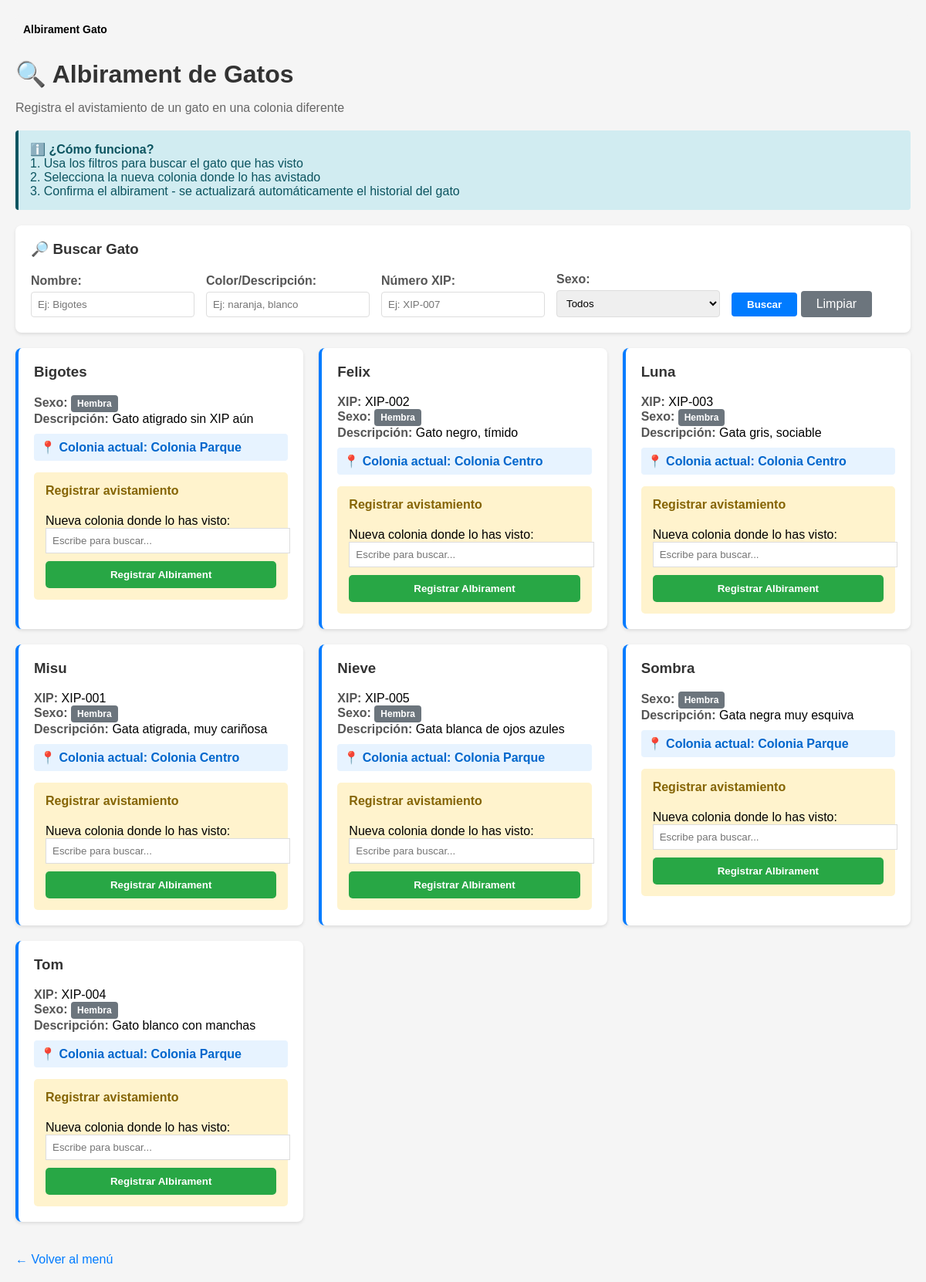
Page /BD249772780/albirament_gato.php (signed in) on the committed database.
### tables this page shows
CREATE TABLE HISTORIAL(
    idHistorial INT PRIMARY KEY AUTO_INCREMENT,
    fechaLlegada DATE NOT NULL,
    fechaIda DATE,
    idGato INT NOT NULL,
    idColonia INT NOT NULL,
    CONSTRAINT FK_historial_gato
        FOREIGN KEY (idGato) REFERENCES GATO(idGato),
    CONSTRAINT FK_historial_colonia
        FOREIGN KEY (idColonia) REFERENCES COLONIA_FELINA(idColonia)
);

CREATE TABLE GATO(
    idGato INT PRIMARY KEY AUTO_INCREMENT,
    numXIP VARCHAR(200),
    nombre VARCHAR(200),
    sexo VARCHAR(50),
    descripcion TEXT,
    foto TEXT,
    idCementerio INT,
    CONSTRAINT FK_gato_cementerio
        FOREIGN KEY (idCementerio) REFERENCES CEMENTERIO(idCementerio)
);

CREATE TABLE COLONIA_FELINA(
    idColonia INT PRIMARY KEY AUTO_INCREMENT,
    nombre VARCHAR(200) NOT NULL,
    descripcion TEXT,
    coordenadas VARCHAR(200) NOT NULL,
    lugarReferencia VARCHAR(200),
    numeroGatos INT DEFAULT 0,
    idGrupoTrabajo INT,
    CONSTRAINT FK_colonia_grupotrabajo
        FOREIGN KEY (idGrupoTrabajo) REFERENCES GRUPO_TRABAJO(idGrupoTrabajo)
);

### BD249772780/albirament_gato.php (the view, shortened to what this page needs)
<?php
require_once '../header.php';
$con = mysqli_connect("localhost", "root", "", "BD201");
$filtroNombre = $_GET['nombre'] ?? '';
$filtroColor = $_GET['color'] ?? '';
$filtroXIP = $_GET['xip'] ?? '';
$sql = "SELECT g.idGato, g.nombre, g.numXIP, g.sexo, g.descripcion,
               c.nombre as nombreColonia, h.idColonia
        FROM GATO g
        LEFT JOIN HISTORIAL h ON g.idGato = h.idGato AND h.fechaIda IS NULL
        LEFT JOIN COLONIA_FELINA c ON h.idColonia = c.idColonia
        WHERE g.idCementerio IS NULL";
$sql .= " ORDER BY g.nombre";
$stmt = mysqli_prepare($con, $sql);
mysqli_stmt_execute($stmt);
$resultado = mysqli_stmt_get_result($stmt);
?>
<!DOCTYPE html>
<html lang="es">
<head>
</head>
<body>
    <div class="container">
        <h1>🔍 Albirament de Gatos</h1>
        <p class="subtitle">Registra el avistamiento de un gato en una colonia diferente</p>
        <div class="info-box">
            <strong>ℹ️ ¿Cómo funciona?</strong><br>
            1. Usa los filtros para buscar el gato que has visto<br>
            2. Selecciona la nueva colonia donde lo has avistado<br>
            3. Confirma el albirament - se actualizará automáticamente el historial del gato
        </div>
        <div class="filtros-container">
            <h3>🔎 Buscar Gato</h3>
            <form method="GET" action="">
                <div class="filtro-grupo">
                    <div class="filtro-item">
                        <label for="nombre">Nombre:</label>
                        <input type="text" name="nombre" id="nombre" value="<?php echo htmlspecialchars($filtroNombre); ?>" placeholder="Ej: Bigotes">
                    </div>
                    <div class="filtro-item">
                        <label for="color">Color/Descripción:</label>
                        <input type="text" name="color" id="color" value="<?php echo htmlspecialchars($filtroColor); ?>" placeholder="Ej: naranja, blanco">
                    </div>
                    <div class="filtro-item">
                        <label for="xip">Número XIP:</label>
                        <input type="text" name="xip" id="xip" value="<?php echo htmlspecialchars($filtroXIP); ?>" placeholder="Ej: XIP-007">
                    </div>
                    <div class="filtro-item">
                        <label for="sexo">Sexo:</label>
                        <select name="sexo" id="sexo">
                            <option value="">Todos</option>
                        </select>
                    </div>
                    <div class="filtro-item">
                        <button type="submit" class="btn-filtrar">Buscar</button>
                        <a href="?" class="btn-limpiar">Limpiar</a>
                    </div>
                </div>
            </form>
        </div>
        <?php if (mysqli_num_rows($resultado) > 0): ?>
            <div class="gatos-grid">
                <?php while ($gato = mysqli_fetch_assoc($resultado)): ?>
                    <div class="gato-card">
                        <h3><?php echo htmlspecialchars($gato['nombre']); ?></h3>
                        <div class="gato-info">
                            <?php if ($gato['numXIP']): ?>
                                <strong>XIP:</strong> <?php echo htmlspecialchars($gato['numXIP']); ?><br>
                            <?php endif; ?>
                            <?php if ($gato['sexo']): ?>
                                <strong>Sexo:</strong>
                                <span class="badge-sexo <?php echo ($gato['sexo'] == 'Macho') ? 'badge-macho' : 'badge-hembra'; ?>">
                                    <?php echo ($gato['sexo'] == 'Macho') ? 'Macho' : 'Hembra'; ?>
                                </span><br>
                            <?php endif; ?>
                            <?php if ($gato['descripcion']): ?>
                                <strong>Descripción:</strong> <?php echo htmlspecialchars($gato['descripcion']); ?><br>
                            <?php endif; ?>
                        </div>
                        <?php if ($gato['nombreColonia']): ?>
                            <div class="colonia-actual">
                                📍 Colonia actual: <?php echo htmlspecialchars($gato['nombreColonia']); ?>
                            </div>
                        <?php endif; ?>
                        <form action="procesar_albirament.php" method="POST" class="form-albirament">
                            <h4>Registrar avistamiento</h4>
                            <label for="nuevaColonia_<?php echo $gato['idGato']; ?>">Nueva colonia donde lo has visto:</label>
                            <input type="text" list="colonias_<?php echo $gato['idGato']; ?>" name="coloniaInput_<?php echo $gato['idGato']; ?>" id="nuevaColonia_<?php echo $gato['idGato']; ?>" placeholder="Escribe para buscar..." required style="width: 100%; padding: 8px; border: 1px solid #ddd; margin-bottom: 10px;">
                            <button type="submit" class="btn-registrar">Registrar Albirament</button>
                        </form>
                    </div>
                <?php endwhile; ?>
            </div>
        <?php endif; ?>
        <a href="../menu.php" class="btn-volver">← Volver al menú</a>
    </div>
</body>
</html>

### BD249772780/albirament_gato.php (style rules this page uses)
body { font-family: Arial, sans-serif; margin: 0; padding: 20px; background-color: #f5f5f5; }
.container { max-width: 1400px; margin: 0 auto; }
h1 { color: #333; margin-bottom: 10px; }
.subtitle { color: #666; margin-bottom: 20px; }
.info-box { background-color: #d1ecf1; border-left: 4px solid #0c5460; padding: 15px; margin-bottom: 20px; border-radius: 4px; color: #0c5460; }
.filtros-container { background-color: white; padding: 20px; border-radius: 8px; box-shadow: 0 2px 4px rgba(0,0,0,0.1); margin-bottom: 20px; }
.filtros-container h3 { margin-top: 0; color: #333; }
.filtro-grupo { display: flex; gap: 15px; flex-wrap: wrap; align-items: flex-end; }
.filtro-item { flex: 1; min-width: 150px; }
.filtro-item label { display: block; margin-bottom: 5px; color: #555; font-weight: bold; }
.filtro-item select, .filtro-item input { width: 100%; padding: 8px; border: 1px solid #ddd; border-radius: 4px; box-sizing: border-box; }
.btn-filtrar { padding: 8px 20px; background-color: #007bff; color: white; border: none; border-radius: 4px; cursor: pointer; font-weight: bold; }
.btn-limpiar { padding: 8px 20px; background-color: #6c757d; color: white; border: none; border-radius: 4px; cursor: pointer; text-decoration: none; display: inline-block; }
.gatos-grid { display: grid; grid-template-columns: repeat(auto-fill, minmax(300px, 1fr)); gap: 20px; margin-bottom: 20px; }
.gato-card { background-color: white; padding: 20px; border-radius: 8px; box-shadow: 0 2px 4px rgba(0,0,0,0.1); border-left: 4px solid #007bff; }
.gato-card h3 { margin-top: 0; color: #333; }
.gato-info { margin: 10px 0; }
.gato-info strong { color: #555; }
.colonia-actual { background-color: #e7f3ff; padding: 8px; border-radius: 4px; margin: 10px 0; font-weight: bold; color: #0066cc; }
.form-albirament { background-color: #fff3cd; padding: 15px; border-radius: 5px; margin-top: 15px; }
.form-albirament h4 { margin-top: 0; color: #856404; }
.btn-registrar { background-color: #28a745; color: white; padding: 10px 20px; border: none; border-radius: 5px; cursor: pointer; font-weight: bold; width: 100%; }
.badge-sexo { display: inline-block; padding: 4px 8px; border-radius: 4px; font-size: 12px; font-weight: bold; }
.badge-hembra { background-color: #6c757d; color: white; }
.btn-volver { display: inline-block; margin-top: 20px; color: #007bff; text-decoration: none; }

### rows in the picture
historial: idGato.nombre "Bigotes", idGato.descripcion "Gato atigrado sin XIP aún", idColonia.nombre "Colonia Parque"
historial: idGato.nombre "Felix", idGato.numXIP "XIP-002", idGato.descripcion "Gato negro, tímido", idColonia.nombre "Colonia Centro"
historial: idGato.nombre "Luna", idGato.numXIP "XIP-003", idGato.descripcion "Gata gris, sociable", idColonia.nombre "Colonia Centro"
historial: idGato.nombre "Misu", idGato.numXIP "XIP-001", idGato.descripcion "Gata atigrada, muy cariñosa", idColonia.nombre "Colonia Centro"
historial: idGato.nombre "Nieve", idGato.numXIP "XIP-005", idGato.descripcion "Gata blanca de ojos azules", idColonia.nombre "Colonia Parque"
historial: idGato.nombre "Sombra", idGato.descripcion "Gata negra muy esquiva", idColonia.nombre "Colonia Parque"
historial: idGato.nombre "Tom", idGato.numXIP "XIP-004", idGato.descripcion "Gato blanco con manchas", idColonia.nombre "Colonia Parque"

### other values in the picture
$crumb['titulo'] "Albirament Gato"
